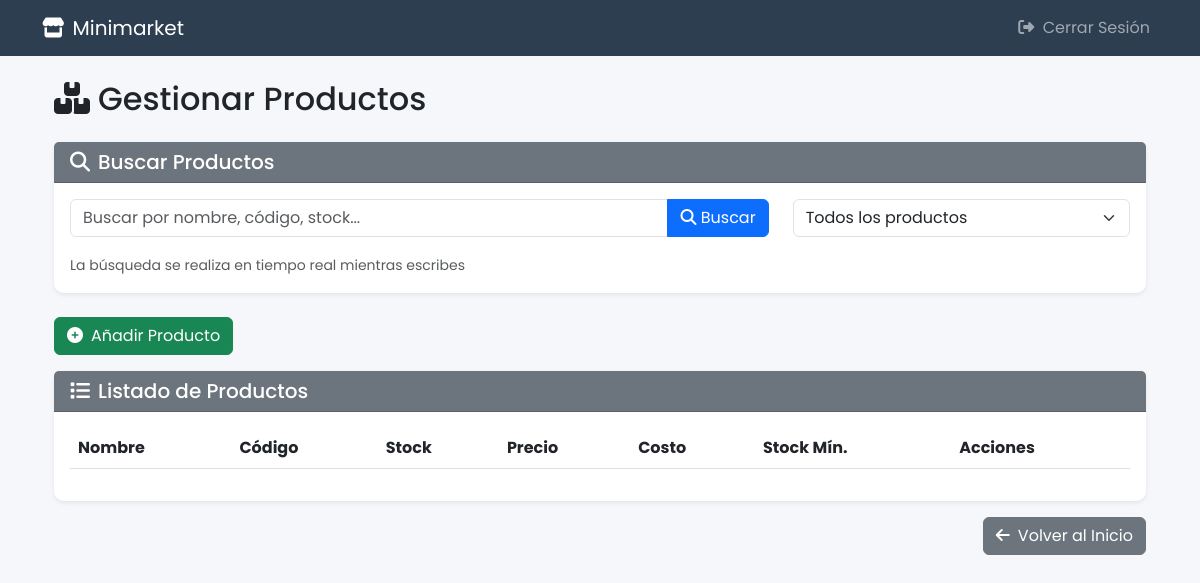
The page /gestionar_productos/ (signed in) on the database as committed earlier.
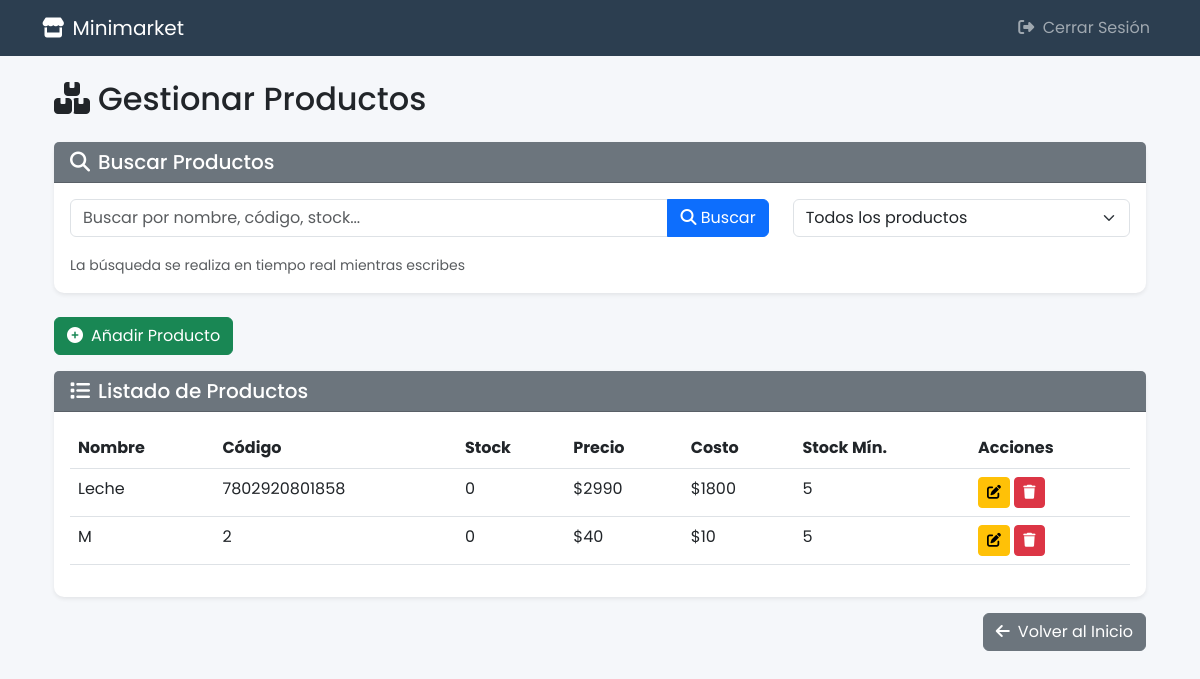
The same page on the database as committed later.
### Tienda/models.py (models this page shows, shortened)
class Producto(models.Model):
    nombre = models.CharField(max_length=100)
    codigo_barras = models.CharField(max_length=50, unique=True)
    stock = models.PositiveIntegerField(default=0)
    precio = models.PositiveIntegerField(default=0)
    costo = models.PositiveIntegerField(default=0)
    minimal_stock = models.PositiveIntegerField(default=0)

### Tienda/views.py (the view, shortened to what this page needs)
# urls.py: path('gestionar_productos/', views.gestionar_productos, name='gestionar_productos'),
@login_required
@user_passes_test(is_superuser, login_url='home') # Proteger y redirigir si no es superuser
def gestionar_productos(request):
    productos = Producto.objects.all().order_by('nombre')
    productos = Producto.objects.all().order_by('nombre')
    context = {
        'productos': productos,
        'es_superadmin': request.user.is_superuser
    }
    return render(request, 'Tienda/productos.html', context)

### Tienda/views.py (called while the page is built)
def is_superuser(user):
    return user.is_superuser

### Tienda/templates/Tienda/productos.html (shortened to what this page needs)
{% extends 'Tienda/base_layout.html' %}
{% block content %}
<div class="container mt-4">
    <h2 class="mb-4"><i class="fas fa-boxes me-2"></i>Gestionar Productos</h2>
    <div class="card border-0 shadow-sm mb-4">
        <div class="card-header bg-secondary text-white">
            <h5 class="mb-0"><i class="fas fa-search me-2"></i>Buscar Productos</h5>
        </div>
        <div class="card-body">
            <div class="row">
                <div class="col-md-8">
                    <div class="input-group mb-3">
                        <input type="text" id="buscar-producto" class="form-control" placeholder="Buscar por nombre, código, stock...">
                        <button class="btn btn-primary" type="button" id="btn-buscar">
                            <i class="fas fa-search"></i> Buscar
                        </button>
                    </div>
                    <small class="text-muted">La búsqueda se realiza en tiempo real mientras escribes</small>
                </div>
                <div class="col-md-4">
                    <select id="filtro-producto" class="form-select">
                        <option value="">Todos los productos</option>
                    </select>
                </div>
            </div>
        </div>
    </div>
    <div class="mb-3">
        <button class="btn btn-success" data-bs-toggle="modal" data-bs-target="#nuevoProductoModal">
            <i class="fas fa-plus-circle me-2"></i>Añadir Producto
        </button>
    </div>
    <div class="card border-0 shadow-sm">
        <div class="card-header bg-secondary text-white">
            <h5 class="mb-0"><i class="fas fa-list me-2"></i>Listado de Productos</h5>
        </div>
        <div class="card-body">
            <div class="table-responsive">
                <table class="table table-hover" id="tabla-productos">
                    <thead>
                        <tr>
                            <th>Nombre</th>
                            <th>Código</th>
                            <th>Stock</th>
                            <th>Precio</th>
                            <th>Costo</th>
                            <th>Stock Mín.</th>
                            <th>Acciones</th>
                        </tr>
                    </thead>
                    <tbody>
                        {% for producto in productos %}
                        <tr class="fila-producto" data-nombre="{{ producto.nombre|lower }}" data-codigo="{{ producto.codigo_barras }}" data-stock="{{ producto.stock }}" data-precio="{{ producto.precio }}" data-costo="{{ producto.costo }}" data-minimal_stock="{{ producto.minimal_stock }}">
                            <td>{{ producto.nombre }}</td>
                            <td>{{ producto.codigo_barras }}</td>
                            <td>{{ producto.stock }}</td>
                            <td>${{ producto.precio|floatformat:0 }}</td>
                            <td>${{ producto.costo|floatformat:0 }}</td>
                            <td>{{ producto.minimal_stock }}</td>
                            <td>
                                <button class="btn btn-sm btn-warning editar-producto" data-id="{{ producto.id }}" data-nombre="{{ producto.nombre }}" data-codigo="{{ producto.codigo_barras }}" data-stock="{{ producto.stock }}" data-precio="{{ producto.precio }}" data-costo="{{ producto.costo }}" data-minimal_stock="{{ producto.minimal_stock }}"><i class="fas fa-edit"></i></button>
                                <button class="btn btn-sm btn-danger eliminar-producto" data-id="{{ producto.id }}"><i class="fas fa-trash"></i></button>
                            </td>
                        </tr>
                        {% empty %}
                        <tr id="no-resultados">
                            <td colspan="7" class="text-center">No hay productos registrados.</td>
                        </tr>
                        {% endfor %}
                    </tbody>
                </table>
            </div>
        </div>
    </div>
    <div class="d-flex justify-content-end mt-3">
        <a href="{% url 'home' %}" class="btn btn-secondary">
            <i class="fas fa-arrow-left me-2"></i>Volver al Inicio
        </a>
    </div>
</div>
{% endblock %}

### Tienda/templates/Tienda/base_layout.html (shortened to what this page needs)
<!DOCTYPE html>
<html lang="es">
<head>
    <link href="https://cdn.jsdelivr.net/npm/bootstrap@5.3.0/dist/css/bootstrap.min.css" rel="stylesheet">
    <link rel="stylesheet" href="https://cdnjs.cloudflare.com/ajax/libs/font-awesome/6.4.0/css/all.min.css">
</head>
<body>
    <nav class="navbar navbar-expand-lg navbar-dark mb-4">
        <div class="container">
            <a class="navbar-brand" href="{% url 'home' %}">
                <i class="fas fa-store me-2"></i>Minimarket
            </a>
            <div class="collapse navbar-collapse">
                <ul class="navbar-nav ms-auto">
                    {% if user.is_authenticated %}
                        <li class="nav-item">
                            <a class="nav-link" href="{% url 'logout' %}">
                                <i class="fas fa-sign-out-alt me-1"></i> Cerrar Sesión
                            </a>
                        </li>
                    {% else %}
                        <li class="nav-item">
                            <a class="nav-link" href="{% url 'login' %}">
                                <i class="fas fa-sign-in-alt me-1"></i> Iniciar Sesión
                            </a>
                        </li>
                    {% endif %}
                </ul>
            </div>
        </div>
    </nav>
    <div class="container">
        {% block content %}{% endblock %}
    </div>
</body>
</html>

### Tienda/templates/Tienda/base_layout.html (style rules this page uses)
:root { --primary-color: #2c3e50; --secondary-color: #3498db; --accent-color: #e74c3c; }
body { font-family: 'Poppins', sans-serif; background-color: #f5f7fa; }
.navbar { background-color: var(--primary-color); }
.card { border-radius: 10px; box-shadow: 0 5px 15px rgba(0, 0, 0, 0.05); }
.card-header { background-color: var(--primary-color); border-radius: 10px 10px 0 0; }

Rows that differ between the two databases and show on the page:
added Producto: nombre "Leche", codigo_barras "7802920801858", stock "0", precio "2990", costo "1800", minimal_stock "5"
added Producto: nombre "M", codigo_barras "2", stock "0", precio "40", costo "10", minimal_stock "5"
